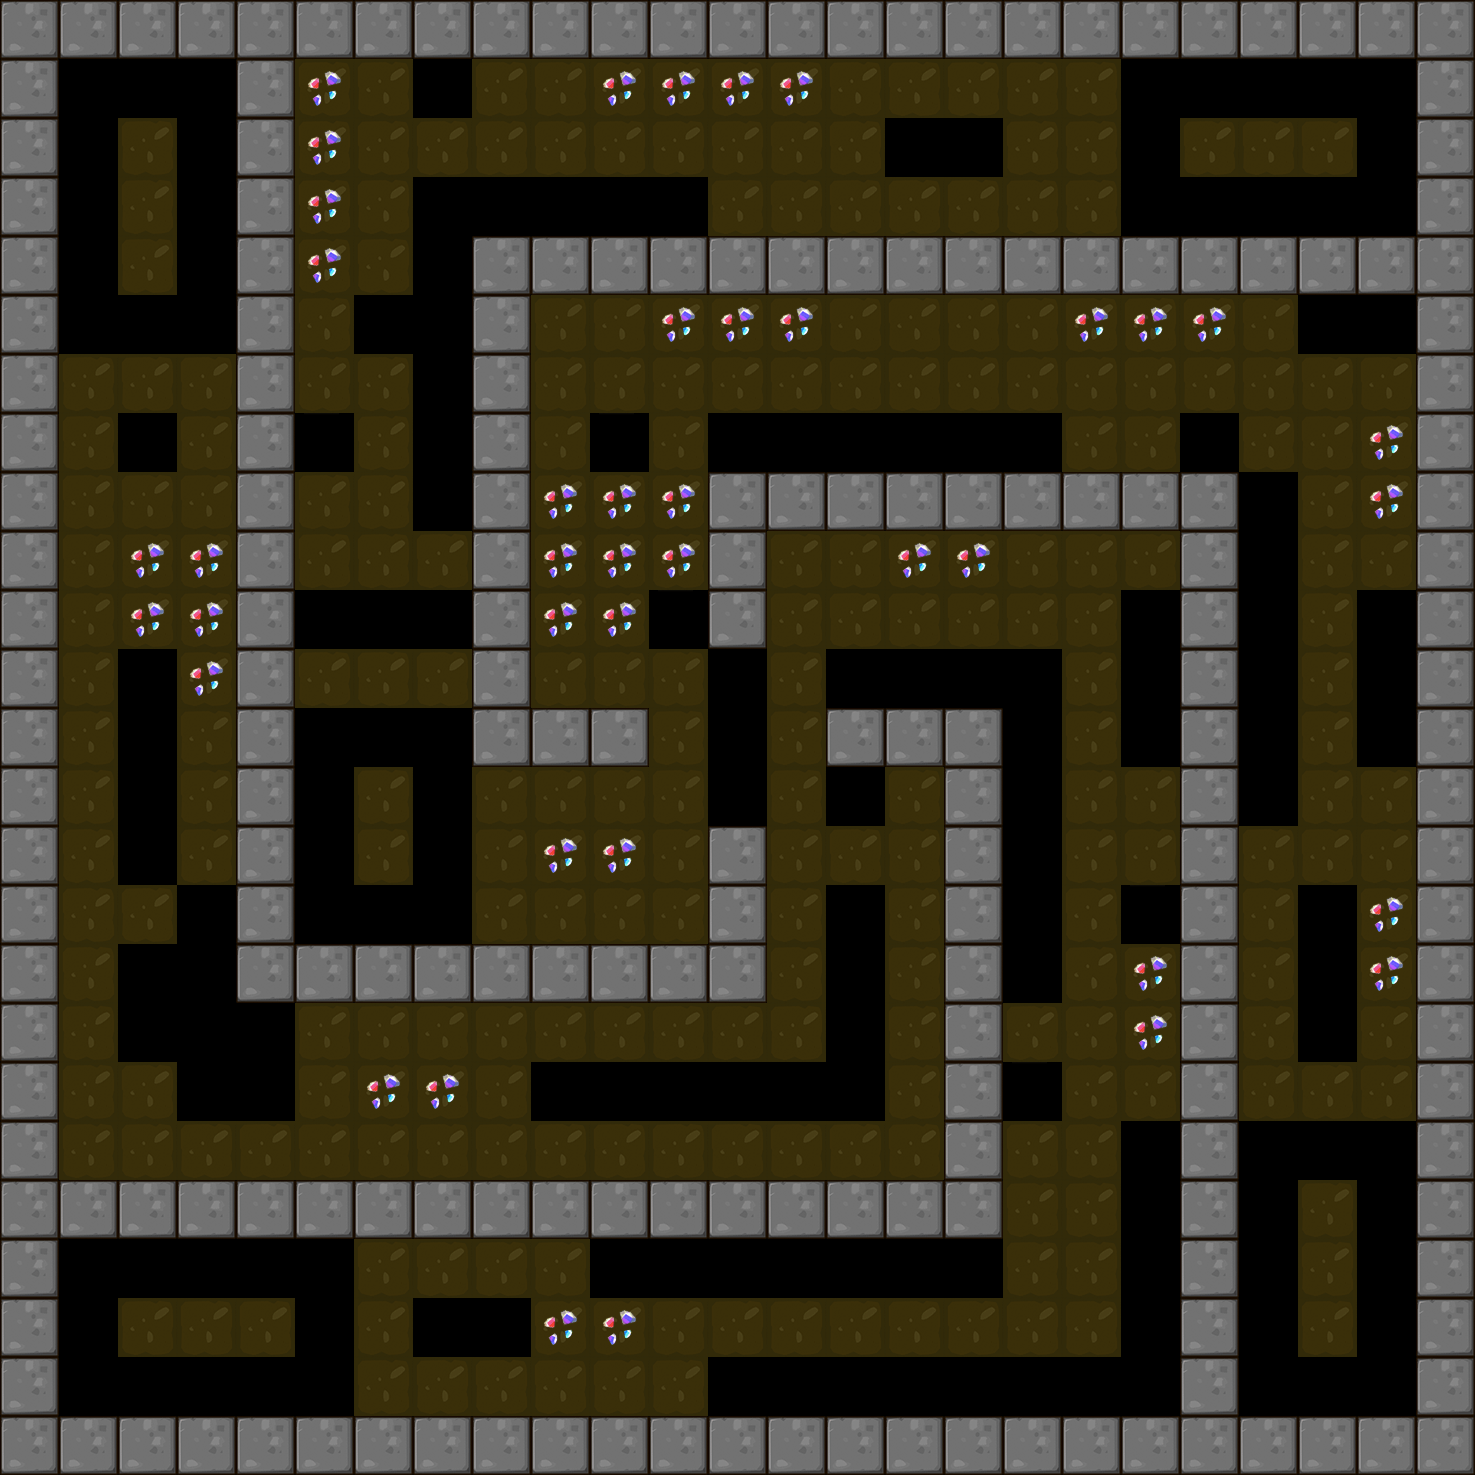

A level layout from a 2D game, rendered from its tile map. Below: a short description, then the map file with tile-grid data replaced by summaries:
An orthogonal 25x25 tile map with 59x59 px tiles, 1 tile layer (BackGround) and 12 objects (7x Hammer, 4x Shipper, Player).

<map version="1.0" orientation="orthogonal" renderorder="right-down" width="25" height="25" tilewidth="59" tileheight="59">
 <tileset firstgid="1" name="itemmap" tilewidth="59" tileheight="59">
  <image source="tileset2.png" trans="ff00ff" width="354" height="354" />
 </tileset>
 <layer name="BackGround" width="25" height="25">
  <data>[625 cells, 515 non-empty, 12 distinct tile ids]</data>
 </layer>
 <objectgroup name="RobotCharacter">
  <object name="Player" x="716.132" y="713.8" width="40" height="40" />
 </objectgroup>
 <objectgroup name="EnemyCharacter">
  <object name="Hammer" type="Hammer" x="1011.93" y="662.854" width="40" height="40" />
  <object name="Shipper" type="Shipper" x="1361.95" y="1249.49" width="40" height="40" />
  <object name="Shipper" type="Shipper" x="185.831" y="66.3757" width="40" height="40" />
  <object name="Shipper" type="Shipper" x="1247.64" y="69.5545" width="40" height="40" />
  <object name="Hammer" type="Hammer" x="539.652" y="1072.76" width="40" height="40" />
  <object name="Hammer" type="Hammer" x="716.25" y="1363.09" width="40" height="40" />
  <object name="Shipper" type="Shipper" x="182.67" y="1246.79" width="40" height="40" />
  <object name="Hammer" type="Hammer" x="304.419" y="718.235" width="40" height="40" />
  <object name="Hammer" type="Hammer" x="833.382" y="415.928" width="40" height="40" />
  <object name="Hammer" type="Hammer" x="481.329" y="186.97" width="40" height="40" />
  <object name="Hammer" type="Hammer" x="1248.08" y="483.857" width="40" height="40" />
 </objectgroup>
</map>
